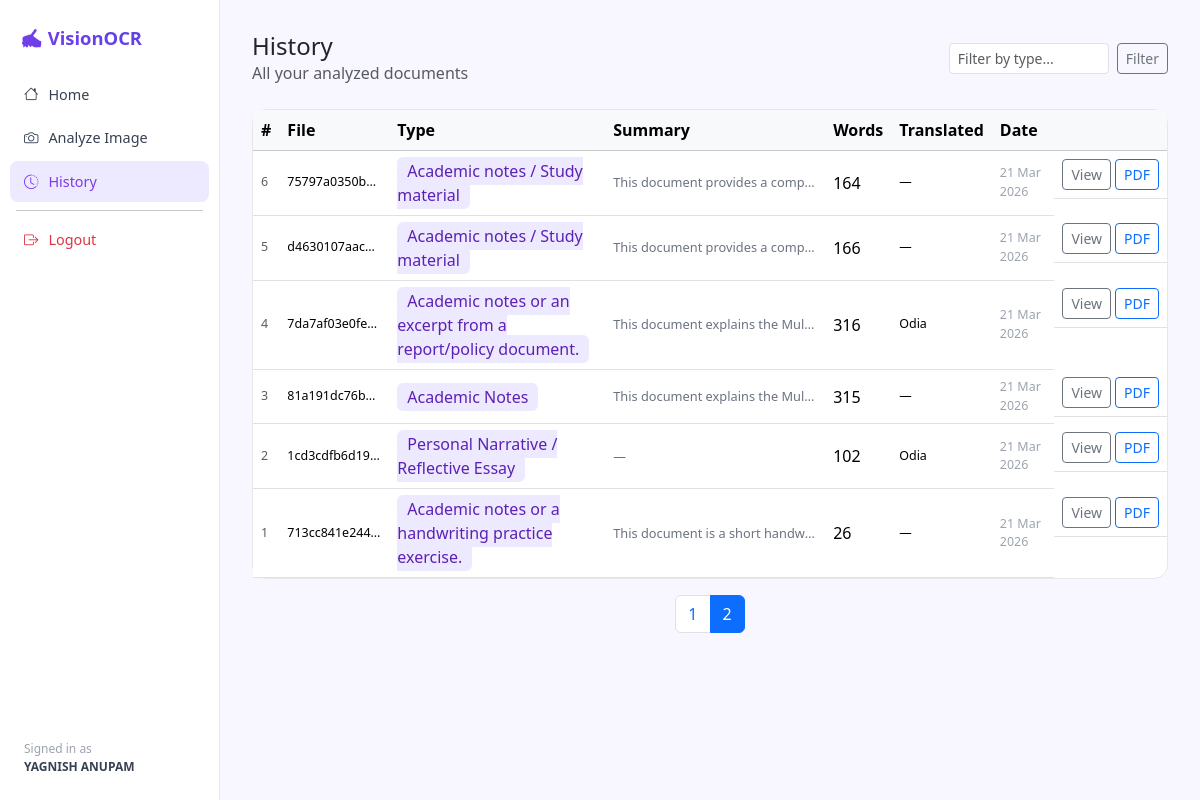
The page /history?page=2&doc_type= (signed in) on the database its author committed.
### app/models/database.py (models this page shows)
class User(UserMixin, db.Model):
    __tablename__ = 'users'
    id           = db.Column(db.Integer, primary_key=True)
    name         = db.Column(db.String(100), nullable=False)
    email        = db.Column(db.String(150), unique=True, nullable=False)
    password     = db.Column(db.String(256), nullable=False)
    created_at   = db.Column(db.DateTime, default=datetime.utcnow)
    results      = db.relationship('Result', backref='user', lazy=True)

class Result(db.Model):
    __tablename__ = 'results'
    id            = db.Column(db.Integer, primary_key=True)
    user_id       = db.Column(db.Integer, db.ForeignKey('users.id'), nullable=False)
    filename      = db.Column(db.String(256))
    doc_type      = db.Column(db.String(80))        # letter, notes, essay etc
    extracted     = db.Column(db.Text)              # full extracted text
    summary       = db.Column(db.Text)              # AI summary
    translation   = db.Column(db.Text)              # translated text if requested
    translate_to  = db.Column(db.String(50))        # target language
    word_count    = db.Column(db.Integer)
    char_count    = db.Column(db.Integer)
    tokens_used   = db.Column(db.Integer)
    created_at    = db.Column(db.DateTime, default=datetime.utcnow)

### app/routes/main.py (the view)
@history_bp.route('/history')
@login_required
def history():
    page    = request.args.get('page', 1, type=int)
    doc_f   = request.args.get('doc_type', '')
    query   = Result.query.filter_by(user_id=current_user.id)
    if doc_f:
        query = query.filter(Result.doc_type.ilike(f'%{doc_f}%'))
    results = query.order_by(Result.created_at.desc()).paginate(page=page, per_page=10)
    return render_template('history.html', results=results, doc_filter=doc_f)

### app/templates/history.html (shortened to what this page needs)
{% extends 'base.html' %}
{% block content %}
<div class="d-flex justify-content-between align-items-center mb-4">
  <div><h4 class="mb-0">History</h4><p class="text-muted mb-0">All your analyzed documents</p></div>
  <form class="d-flex gap-2">
    <input type="text" name="doc_type" value="{{ doc_filter }}" placeholder="Filter by type..."
           class="form-control form-control-sm" style="width:160px;">
    <button class="btn btn-sm btn-outline-secondary">Filter</button>
  </form>
</div>
{% if results.items %}
<div class="card">
  <div class="table-responsive">
    <table class="table table-hover mb-0 align-middle">
      <thead class="table-light">
        <tr><th>#</th><th>File</th><th>Type</th><th>Summary</th><th>Words</th><th>Translated</th><th>Date</th><th></th></tr>
      </thead>
      <tbody>
        {% for r in results.items %}
        <tr>
          <td class="text-muted" style="font-size:.78rem;">{{ r.id }}</td>
          <td style="font-size:.78rem;max-width:110px;overflow:hidden;text-overflow:ellipsis;white-space:nowrap;">{{ r.filename }}</td>
          <td><span class="badge-type">{{ r.doc_type or '—' }}</span></td>
          <td style="font-size:.8rem;max-width:220px;overflow:hidden;text-overflow:ellipsis;white-space:nowrap;color:#6B7280;">
            {{ r.summary[:70] if r.summary else '—' }}{% if r.summary and r.summary|length > 70 %}…{% endif %}
          </td>
          <td>{{ r.word_count }}</td>
          <td style="font-size:.78rem;">{{ r.translate_to or '—' }}</td>
          <td style="font-size:.78rem;color:#9CA3AF;">{{ r.created_at.strftime('%d %b %Y') }}</td>
          <td class="d-flex gap-1">
            <a href="{{ url_for('history.view_result', result_id=r.id) }}" class="btn btn-sm btn-outline-secondary">View</a>
            <a href="{{ url_for('extract.download_pdf', result_id=r.id) }}" class="btn btn-sm btn-outline-primary">PDF</a>
          </td>
        </tr>
        {% endfor %}
      </tbody>
    </table>
  </div>
</div>
<nav class="mt-3">
  <ul class="pagination justify-content-center">
    {% for p in results.iter_pages() %}
      {% if p %}
      <li class="page-item {% if p==results.page %}active{% endif %}">
        <a class="page-link" href="?page={{ p }}&doc_type={{ doc_filter }}">{{ p }}</a>
      </li>
      {% else %}
      <li class="page-item disabled"><span class="page-link">…</span></li>
      {% endif %}
    {% endfor %}
  </ul>
</nav>
{% else %}
<div class="card p-5 text-center text-muted">
  <div style="font-size:3rem;opacity:.3;">📂</div>
  <p class="mt-3">No documents yet. <a href="{{ url_for('extract.upload_page') }}">Analyze your first image</a>.</p>
</div>
{% endif %}
{% endblock %}

### app/templates/base.html (shortened to what this page needs)
<!DOCTYPE html>
<html lang="en">
<head>
<link href="https://cdn.jsdelivr.net/npm/bootstrap@5.3.3/dist/css/bootstrap.min.css" rel="stylesheet">
<link href="https://cdn.jsdelivr.net/npm/bootstrap-icons@1.11.3/font/bootstrap-icons.css" rel="stylesheet">
</head>
<body>
{% if current_user.is_authenticated %}
<div class="sidebar d-flex flex-column">
  <div class="logo">✍️ VisionOCR</div>
  <nav class="mt-2 flex-grow-1">
    <a href="{{ url_for('main.home') }}" class="nav-link {% if request.endpoint=='main.home' %}active{% endif %}">
      <i class="bi bi-house"></i>Home</a>
    <a href="{{ url_for('extract.upload_page') }}" class="nav-link {% if request.endpoint=='extract.upload_page' %}active{% endif %}">
      <i class="bi bi-camera"></i>Analyze Image</a>
    <a href="{{ url_for('history.history') }}" class="nav-link {% if request.endpoint=='history.history' %}active{% endif %}">
      <i class="bi bi-clock-history"></i>History</a>
    <hr class="mx-3 my-2">
    <a href="{{ url_for('auth.logout') }}" class="nav-link text-danger">
      <i class="bi bi-box-arrow-right"></i>Logout</a>
  </nav>
  <div class="px-4 pb-4" style="font-size:.75rem;color:#9CA3AF;">
    Signed in as<br><strong style="color:#374151;">{{ current_user.name }}</strong>
  </div>
</div>
{% endif %}
<div class="{% if current_user.is_authenticated %}main{% else %}container{% endif %}">
  {% block content %}{% endblock %}
</div>
</body>
</html>

### app/templates/base.html (style rules this page uses)
:root { --accent:#7C3AED;--accent-l:#EDE9FE;--accent-d:#5B21B6; }
body { background:#F8F7FF;font-family:'Segoe UI',sans-serif;min-height:100vh; }
.sidebar { width:220px;min-height:100vh;background:#fff;border-right:1px solid #E5E7EB; position:fixed;top:0;left:0;z-index:100; }
.logo { padding:24px 20px 12px;font-size:1.15rem;font-weight:700; background:linear-gradient(135deg,#7C3AED,#4F46E5); -webkit-background-clip:text;-webkit-text-fill-color:transparent; }
.nav-link { color:#374151;border-radius:8px;margin:2px 10px; padding:10px 14px;display:flex;align-items:center;gap:10px;font-size:.9rem; }
.nav-link:hover,.nav-link.active { background:var(--accent-l);color:var(--accent); }
.main { margin-left:220px;padding:32px; }
.card { border:1px solid #E5E7EB;border-radius:14px;box-shadow:none;background:#fff; }
.badge-type { background:#EDE9FE;color:#5B21B6;font-weight:500;border-radius:6px;padding:3px 10px; }

### rows shown on the page
User: name "YAGNISH ANUPAM"
Result: id "6", filename "75797a0350b…", doc_type "Academic notes / Study material", summary "This document provides a comp…", word_count "164", translate_to "—", created_at "21 Mar 2026"
Result: id "5", filename "d4630107aac…", doc_type "Academic notes / Study material", summary "This document provides a comp…", word_count "166", translate_to "—", created_at "21 Mar 2026"
Result: id "4", filename "7da7af03e0fe…", doc_type "Academic notes or an excerpt from a report/policy document.", summary "This document explains the Mul…", word_count "316", translate_to "Odia", created_at "21 Mar 2026"
Result: id "3", filename "81a191dc76b…", doc_type "Academic Notes", summary "This document explains the Mul…", word_count "315", translate_to "—", created_at "21 Mar 2026"
Result: id "2", filename "1cd3cdfb6d19…", doc_type "Personal Narrative / Reflective Essay", summary "—", word_count "102", translate_to "Odia", created_at "21 Mar 2026"
Result: id "1", filename "713cc841e244…", doc_type "Academic notes or a handwriting practice exercise.", summary "This document is a short handw…", word_count "26", translate_to "—", created_at "21 Mar 2026"

### other values the page prints
{{ p }} "1" "2"
